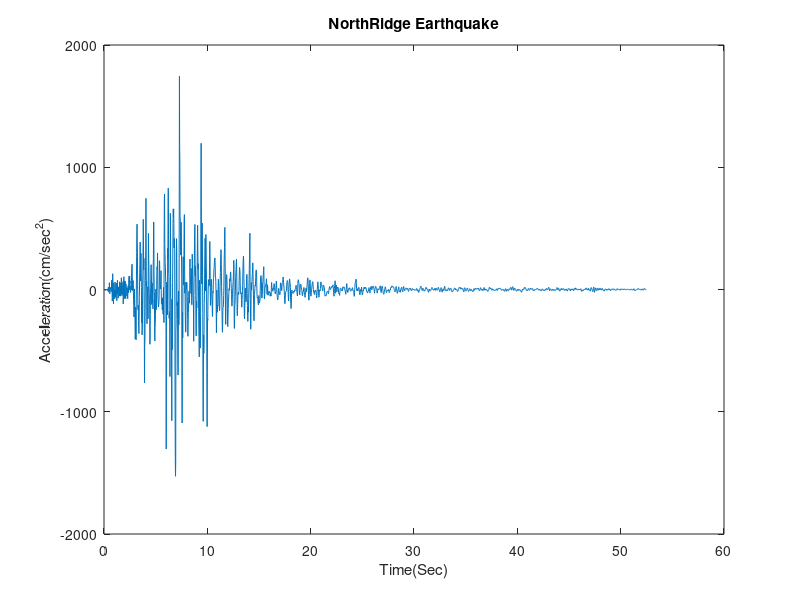

Recreate this plot in MATLAB.
%1994 Northbridge Earthquake
%Time(sec)vs Acceleration in cm/sec^2
Acceleration=[0	-3.004
0.02	-3.425
0.04	-5.664
0.06	-5.234
0.08	-4.409
0.1	-2.501
0.12	-0.315
0.14	-6.961
0.16	-1.645
0.18	0.432
0.2	-3.208
0.22	-4.252
0.24	-1.044
0.26	0.726
0.28	-4.509
0.3	2.699
0.32	3.47
0.34	-5.572
0.36	-12.333
0.38	-13.562
0.4	0.783
0.42	18.589
0.44	1.28
0.46	-19.365
0.48	-22.271
0.5	-1.036
0.52	55.981
0.54	12.662
0.56	-34.327
0.58	-16.896
0.6	5.214
0.62	17.471
0.64	3.474
0.66	-0.985
0.68	-14.385
0.7	-16.706
0.72	3.141
0.74	76.309
0.76	75.552
0.78	-34.146
0.8	-94.645
0.82	-65.1
0.84	129.011
0.86	35.067
0.88	-10.067
0.9	-82.986
0.92	-117.399
0.94	54.572
0.96	2.199
0.98	4.736
1	-58.309
1.02	-8.34
1.04	-75.818
1.06	53.036
1.08	61.238
1.1	1.71
1.12	-63.201
1.14	-53.889
1.16	-2.932
1.18	-14.628
1.2	50.962
1.22	44.061
1.24	-91.559
1.26	44.42
1.28	-38.117
1.3	75.864
1.32	4.598
1.34	-16.918
1.36	19.148
1.38	-70.402
1.4	21.31
1.42	17.763
1.44	-7.481
1.46	-32.558
1.48	-52.247
1.5	11.349
1.52	63.394
1.54	-54.565
1.56	53.292
1.58	20.962
1.6	-13.291
1.62	-53.741
1.64	1.349
1.66	-38.577
1.68	96.264
1.7	-34.017
1.72	48.859
1.74	-11.2
1.76	-49.05
1.78	-1.022
1.8	27.042
1.82	4.44
1.84	63.339
1.86	-117.455
1.88	-43.607
1.9	19.493
1.92	104.545
1.94	26.997
1.96	-47.347
1.98	-74.118
2	70.995
2.02	17.32
2.04	68.367
2.06	3.554
2.08	-5.592
2.1	-75.184
2.12	46.6
2.14	24.485
2.16	20.095
2.18	14.445
2.2	-31.465
2.22	-53.148
2.24	14.258
2.26	-59.886
2.28	-70.255
2.3	-75.017
2.32	13.148
2.34	31.181
2.36	-26.884
2.38	16.119
2.4	42.869
2.42	107.6
2.44	-3.458
2.46	80.564
2.48	110.627
2.5	57.642
2.52	70.928
2.54	-20.24
2.56	-23.333
2.58	-19.956
2.6	-9.099
2.62	29.185
2.64	-3.669
2.66	76.124
2.68	159.374
2.7	202.501
2.72	206.562
2.74	103.616
2.76	20.615
2.78	-9.825
2.8	45.728
2.82	73.467
2.84	-5.225
2.86	-80.542
2.88	-129.801
2.9	-223.862
2.92	-168.458
2.94	5.133
2.96	-148.11
2.98	-206.48
3	-248.022
3.02	-404.494
3.04	-376.258
3.06	-144.033
3.08	-238.969
3.1	-412.273
3.12	-102.063
3.14	94.202
3.16	300.614
3.18	480.283
3.2	534.615
3.22	381.356
3.24	268.076
3.26	-18.851
3.28	-143.102
3.3	-165.374
3.32	-126.659
3.34	-252.498
3.36	-320.124
3.38	-360.243
3.4	-226.658
3.42	-64.652
3.44	52.86
3.46	139.162
3.48	207.355
3.5	388.412
3.52	94.978
3.54	70.373
3.56	216.628
3.58	295.864
3.6	135.314
3.62	16.91
3.64	-273.319
3.66	-94.187
3.68	-371.196
3.7	-348.283
3.72	-274.384
3.74	35.162
3.76	124.437
3.78	358.388
3.8	573.811
3.82	402.395
3.84	160.846
3.86	254.366
3.88	-7.447
3.9	-333.422
3.92	-764.836
3.94	-448.376
3.96	-421.553
3.98	-177.273
4	72.834
4.02	188.804
4.04	318.975
4.06	745.764
4.08	281.809
4.1	26.923
4.12	66.804
4.14	-82.974
4.16	-280.587
4.18	-42.937
4.2	-43.494
4.22	-25.923
4.24	22.392
4.26	-239.922
4.28	176.441
4.3	458.926
4.32	298.11
4.34	199.066
4.36	28.002
4.38	-23.497
4.4	-124.985
4.42	-131.637
4.44	-448.053
4.46	-406.839
4.48	-135.886
4.5	-42.908
4.52	28.964
4.54	157.913
4.56	203.296
4.58	133.538
4.6	40.963
4.62	-123.612
4.64	-12.846
4.66	53.813
4.68	14.101
4.7	-94.927
4.72	-88.234
4.74	-158.533
4.76	191.508
4.78	254.807
4.8	551.626
4.82	550.722
4.84	149.546
4.86	-31.542
4.88	-28.705
4.9	-360.406
4.92	-421.124
4.94	-310.437
4.96	-280.171
4.98	-205.953
5	-112.603
5.02	3.8
5.04	-167.228
5.06	-149.73
5.08	-139.966
5.1	35.788
5.12	173.781
5.14	185.818
5.16	169.254
5.18	299.134
5.2	102.915
5.22	-52.554
5.24	-88.964
5.26	-127.899
5.28	-143.677
5.3	-121.039
5.32	-98.562
5.34	-39.145
5.36	235.852
5.38	232.127
5.4	146.441
5.42	41.417
5.44	5.957
5.46	4.258
5.48	43.936
5.5	65.961
5.52	154.076
5.54	-19.503
5.56	-119.221
5.58	-110.72
5.6	-81.528
5.62	-71.37
5.64	-165.612
5.66	-69.281
5.68	-68.112
5.7	-153.225
5.72	-202.639
5.74	-51.906
5.76	18.187
5.78	-174.023
5.8	-270.431
5.82	368.108
5.84	747.379
5.86	781.354
5.88	376.797
5.9	300.006
5.92	221.194
5.94	183.259
5.96	103.3
5.98	40.376
6	-254.439
6.02	-1305.325
6.04	-369.283
6.06	58.624
6.08	-179.219
6.1	47.156
6.12	-139.894
6.14	-208.268
6.16	336.01
6.18	249.846
6.2	676.559
6.22	829.275
6.24	546.868
6.26	130.208
6.28	107.468
6.3	-235.503
6.32	-218.759
6.34	-180.296
6.36	-213.99
6.38	-712.027
6.4	-190.211
6.42	623.166
6.44	359.68
6.46	-71.906
6.48	-83.035
6.5	-175.726
6.52	-357.131
6.54	-577.399
6.56	-1073.125
6.58	-78.758
6.6	-492.459
6.62	-326.496
6.64	55.874
6.66	298.979
6.68	538.6
6.7	659.657
6.72	594.519
6.74	659.198
6.76	541.296
6.78	340.079
6.8	417.83
6.82	379.811
6.84	333.124
6.86	-307.472
6.88	-972.459
6.9	-1391.105
6.92	-1527.709
6.94	-1411.372
6.96	-337.358
6.98	-283.588
7	255.095
7.02	416.145
7.04	311.539
7.06	-12.326
7.08	-132.753
7.1	-100.992
7.12	-243.45
7.14	-563.973
7.16	-700.103
7.18	-671.115
7.2	-257.11
7.22	-12.019
7.24	-290.643
7.26	-231.892
7.28	697.773
7.3	1744.533
7.32	1162.303
7.34	1057.632
7.36	593.765
7.38	576.044
7.4	417.184
7.42	281.368
7.44	418.241
7.46	551.467
7.48	478.55
7.5	280.541
7.52	103.02
7.54	-615.588
7.56	-1092.167
7.58	-401.623
7.6	-186.6
7.62	-396.13
7.64	16.799
7.66	268.169
7.68	37.746
7.7	49.424
7.72	116.337
7.74	342.993
7.76	580.76
7.78	612.925
7.8	210.18
7.82	-30.434
7.84	59.518
7.86	-170.074
7.88	-291.437
7.9	-349.382
7.92	-332.588
7.94	-94.462
7.96	61.031
7.98	8.676
8	44.468
8.02	56.176
8.04	13.089
8.06	-57.896
8.08	-166.931
8.1	-244.76
8.12	-382.715
8.14	-265.868
8.16	-186.522
8.18	-152.16
8.2	-59.718
8.22	-14.092
8.24	-50.282
8.26	-96.779
8.28	-112.159
8.3	87.516
8.32	249.4
8.34	128.219
8.36	91.182
8.38	62.906
8.4	19.854
8.42	-33.201
8.44	172.063
8.46	85.809
8.48	-64.517
8.5	-124.513
8.52	5.219
8.54	288.98
8.56	204.56
8.58	121.274
8.6	23.007
8.62	-64.086
8.64	-81.09
8.66	-152.864
8.68	-423.348
8.7	-48.094
8.72	115.068
8.74	213.902
8.76	391.088
8.78	513.61
8.8	532.351
8.82	112.432
8.84	193.266
8.86	160.222
8.88	-50.676
8.9	-293.055
8.92	-379.068
8.94	-239.218
8.96	-94.096
8.98	-150.345
9	-24.376
9.02	222.355
9.04	403.039
9.06	525.095
9.08	333.432
9.1	165.704
9.12	212.198
9.14	31.046
9.16	-181.131
9.18	-329.997
9.2	-386.21
9.22	-551.148
9.24	75.172
9.26	-279.264
9.28	-391.266
9.3	-421.589
9.32	-479.473
9.34	-307.143
9.36	-52.287
9.38	859.863
9.4	1196.323
9.42	641.861
9.44	229.144
9.46	46.874
9.48	297.904
9.5	544.227
9.52	339.927
9.54	114.324
9.56	-197.75
9.58	-808.068
9.6	-1078.999
9.62	-631.345
9.64	-370.768
9.66	-523.47
9.68	-365.852
9.7	-116.121
9.72	-51.618
9.74	126.844
9.76	265.08
9.78	418.319
9.8	370.261
9.82	-11.95
9.84	318.688
9.86	449.666
9.88	345.706
9.9	174.804
9.92	88.056
9.94	-243.536
9.96	-791.885
9.98	-1121.363
10	-671.335
10.02	-237.728
10.04	-252.853
10.06	-101.267
10.08	-2.414
10.1	57.349
10.12	80.652
10.14	72.148
10.16	70.72
10.18	30.876
10.2	88.37
10.22	294.799
10.24	392.724
10.26	273.904
10.28	20.75
10.3	-129.947
10.32	-127.846
10.34	-80.737
10.36	82.45
10.38	76.384
10.4	81.091
10.42	14.468
10.44	-45.148
10.46	-87.006
10.48	-180.891
10.5	-220.887
10.52	-110.962
10.54	-16.531
10.56	-25.776
10.58	61.407
10.6	91.553
10.62	101.416
10.64	170.659
10.66	179.269
10.68	225.541
10.7	251.967
10.72	251.568
10.74	257.902
10.76	193.794
10.78	109.797
10.8	101.643
10.82	65.229
10.84	-11.335
10.86	-188.932
10.88	-354.784
10.9	-221.337
10.92	-5.162
10.94	-171.043
10.96	-186.714
10.98	-162.6
11	-129.041
11.02	-134.571
11.04	-88.916
11.06	83.978
11.08	76.499
11.1	27.516
11.12	-37.164
11.14	-99.036
11.16	-136.723
11.18	-173.15
11.2	-155.503
11.22	-46.166
11.24	59.903
11.26	138.331
11.28	205.982
11.3	283.893
11.32	325.962
11.34	295.625
11.36	151.104
11.38	22.323
11.4	-61.864
11.42	-176.543
11.44	-288.766
11.46	-349.97
11.48	-292.506
11.5	-170.254
11.52	-146.098
11.54	-143.633
11.56	-126.393
11.58	-49.364
11.6	20.471
11.62	173.015
11.64	276.439
11.66	342.644
11.68	499.86
11.7	508.32
11.72	233.443
11.74	77.274
11.76	-234.495
11.78	-285.31
11.8	-121.239
11.82	29.698
11.84	109.869
11.86	119.875
11.88	121.612
11.9	72.328
11.92	-16.801
11.94	-142.864
11.96	-289.765
11.98	-303.333
12	-227.849
12.02	-156.765
12.04	-74.628
12.06	-80.119
12.08	-31.035
12.1	7.225
12.12	-7.048
12.14	-0.526
12.16	80.31
12.18	88.802
12.2	68.645
12.22	101.719
12.24	141.617
12.26	144.049
12.28	101.59
12.3	47.178
12.32	6.204
12.34	-40.588
12.36	-96.39
12.38	-136.11
12.4	-115.271
12.42	-61.859
12.44	-43.21
12.46	17.782
12.48	43.72
12.5	65.28
12.52	112.029
12.54	160.221
12.56	238.555
12.58	162.777
12.6	-264.667
12.62	-318.263
12.64	-226.112
12.66	-129.374
12.68	-111.196
12.7	-58.655
12.72	-11.003
12.74	99.602
12.76	141.661
12.78	173.896
12.8	216.958
12.82	246.903
12.84	161.01
12.86	21.542
12.88	-174.632
12.9	-214.746
12.92	-170.396
12.94	-112.242
12.96	-53.719
12.98	-21.596
13	-23.279
13.02	-36.776
13.04	-40.308
13.06	-14.121
13.08	73.627
13.1	158.012
13.12	180.179
13.14	165.865
13.16	146.928
13.18	54.658
13.2	-10.676
13.22	-25.831
13.24	-35.704
13.26	-34.495
13.28	-26.086
13.3	-81.313
13.32	-139.19
13.34	-144.837
13.36	-91.665
13.38	-46.937
13.4	-9.578
13.42	33.779
13.44	153.127
13.46	218.44
13.48	258.143
13.5	273.848
13.52	224.482
13.54	99.884
13.56	3.878
13.58	-211.374
13.6	-239.427
13.62	-156.586
13.64	-91.128
13.66	-19.029
13.68	10.798
13.7	-60.577
13.72	-54.3
13.74	-101.015
13.76	-86.498
13.78	22.545
13.8	93.419
13.82	123.928
13.84	116.254
13.86	-31.199
13.88	-131.621
13.9	-220.71
13.92	-260.603
13.94	-199.412
13.96	-173.11
13.98	-184.507
14	-71.817
14.02	13.396
14.04	84.278
14.06	162.54
14.08	254.394
14.1	401.194
14.12	460.219
14.14	-3.025
14.16	-79.6
14.18	-226.844
14.2	-325.165
14.22	-218.663
14.24	-3.217
14.26	55.382
14.28	-4.904
14.3	30.871
14.32	63.079
14.34	104.633
14.36	129.062
14.38	176.074
14.4	218.105
14.42	133.64
14.44	37.735
14.46	-43.345
14.48	-120.265
14.5	-226.558
14.52	-255.879
14.54	-196.193
14.56	-40.923
14.58	-21.066
14.6	10.052
14.62	34.611
14.64	29.131
14.66	44.857
14.68	98.192
14.7	153.33
14.72	159.565
14.74	159.504
14.76	152.534
14.78	62.606
14.8	-20
14.82	-59.715
14.84	-70.125
14.86	-63.831
14.88	-74.819
14.9	-98.887
14.92	-114.785
14.94	-123.184
14.96	-126.457
14.98	-49.21
15	-76.668
15.02	-110.937
15.04	-105.883
15.06	-106.037
15.08	-96.427
15.1	-80.572
15.12	-5.598
15.14	68.102
15.16	105.946
15.18	112.589
15.2	113.07
15.22	96.457
15.24	28.542
15.26	-68.59
15.28	-69.339
15.3	-69.615
15.32	-40.206
15.34	34.978
15.36	58.556
15.38	59.42
15.4	118.629
15.42	122.391
15.44	153.932
15.46	186.594
15.48	102.897
15.5	-11.438
15.52	-77.504
15.54	-70.039
15.56	-33.954
15.58	6.662
15.6	27.951
15.62	27.423
15.64	27.297
15.66	42.525
15.68	40.328
15.7	61.418
15.72	87.704
15.74	60.184
15.76	-17.06
15.78	-39.846
15.8	-19.739
15.82	38.222
15.84	18.475
15.86	-22.006
15.88	-47.502
15.9	-42.535
15.92	-30.528
15.94	-27.625
15.96	-15.147
15.98	-25.931
16	-28.745
16.02	-21.58
16.04	-18.81
16.06	-34.745
16.08	-54.625
16.1	-48.86
16.12	-27.451
16.14	-31.033
16.16	-53.468
16.18	-32.062
16.2	18.215
16.22	57.239
16.24	27.655
16.26	8.044
16.28	10.202
16.3	10.063
16.32	-3.178
16.34	-14.919
16.36	-10.59
16.38	8.003
16.4	6.006
16.42	12.501
16.44	30.651
16.46	47.708
16.48	41.307
16.5	18.296
16.52	-7.145
16.54	-15.894
16.56	-31.028
16.58	-36.725
16.6	-32.02
16.62	-18.724
16.64	18.329
16.66	52.942
16.68	68.954
16.7	46.722
16.72	1.399
16.74	-33.578
16.76	-56.208
16.78	-65.925
16.8	-85.045
16.82	-83.324
16.84	-72.99
16.86	-50.372
16.88	-8.073
16.9	8.796
16.92	-7.029
16.94	-17.293
16.96	-21.419
16.98	-31.482
17	-38.903
17.02	-42.877
17.04	-33.635
17.06	13.106
17.08	54.785
17.1	52.058
17.12	44.685
17.14	40.971
17.16	20.677
17.18	-2.92
17.2	-9.078
17.22	23.326
17.24	47.387
17.26	54.367
17.28	58.357
17.3	68.931
17.32	91.659
17.34	102.615
17.36	82.789
17.38	54.863
17.4	37.073
17.42	10.802
17.44	-12.418
17.46	-49.406
17.48	-87.837
17.5	-115.156
17.52	-114.394
17.54	-74.671
17.56	-26.354
17.58	-21.529
17.6	-21.669
17.62	-13.566
17.64	-11.431
17.66	-5.409
17.68	28.039
17.7	58.052
17.72	69.066
17.74	73.578
17.76	65.19
17.78	59.17
17.8	29.201
17.82	-24.655
17.84	-68.728
17.86	-93.578
17.88	-71.911
17.9	5.307
17.92	44.217
17.94	76.557
17.96	86.552
17.98	77.106
18	56.511
18.02	46.91
18.04	16.921
18.06	-77.693
18.08	-116.933
18.1	-155.882
18.12	-142.864
18.14	-65.898
18.16	-18.554
18.18	-4.601
18.2	-15.168
18.22	-24.964
18.24	-27.978
18.26	-23.13
18.28	-29.64
18.3	-32.181
18.32	-23.792
18.34	-13.859
18.36	-14.026
18.38	-21.975
18.4	-19.439
18.42	-18.093
18.44	-12.515
18.46	-4.393
18.48	-9.428
18.5	0.579
18.52	9.499
18.54	17.827
18.56	25.05
18.58	32.124
18.6	33.887
18.62	-0.917
18.64	-10.959
18.66	-15.775
18.68	-26.61
18.7	-44.564
18.72	-52.716
18.74	-13.287
18.76	48.033
18.78	70.87
18.8	80.223
18.82	77.187
18.84	62.78
18.86	52.952
18.88	45.002
18.9	-1.164
18.92	-35.15
18.94	-44.833
18.96	-25.491
18.98	7.222
19	31.415
19.02	43.924
19.04	41.146
19.06	39.354
19.08	28.153
19.1	15.292
19.12	2.811
19.14	-8.729
19.16	-18.099
19.18	-41.964
19.2	-51.023
19.22	-43.923
19.24	-25.474
19.26	-16.349
19.28	-18.155
19.3	-15.627
19.32	4.5
19.34	16.511
19.36	14.814
19.38	-14.884
19.4	-42.237
19.42	-44.948
19.44	-51.65
19.46	-64.133
19.48	-48.025
19.5	-18.457
19.52	-6.369
19.54	3.464
19.56	11.9
19.58	-7.087
19.6	-18.376
19.62	6.083
19.64	24.326
19.66	40.526
19.68	70.615
19.7	92.269
19.72	96.067
19.74	87.045
19.76	51.578
19.78	-10.761
19.8	-60.462
19.82	-87.192
19.84	-86.563
19.86	-41.238
19.88	32.539
19.9	48.447
19.92	73.113
19.94	78.799
19.96	51.168
19.98	-5.914
20	-39.874
20.02	-51.567
20.04	-54.817
20.06	-21.532
20.08	-1.129
20.1	5.131
20.12	27.707
20.14	37.74
20.16	55.879
20.18	61.331
20.2	64.204
20.22	52.88
20.24	27.685
20.26	1.112
20.28	-21.791
20.3	-6.043
20.32	-13.054
20.34	-29.278
20.36	-40.76
20.38	-33.351
20.4	-19.083
20.42	-13.311
20.44	-14.562
20.46	-4.064
20.48	-3.894
20.5	-8.382
20.52	-22.122
20.54	-37.042
20.56	-48.694
20.58	-68.725
20.6	-50.847
20.62	-21.696
20.64	-0.906
20.66	29.277
20.68	51.858
20.7	62.633
20.72	40.229
20.74	10.602
20.76	-23.077
20.78	-48.389
20.8	-63.141
20.82	-45.239
20.84	-12.718
20.86	-3.918
20.88	-2.799
20.9	-11.035
20.92	-10.179
20.94	6.692
20.96	34.498
20.98	61.988
21	61.798
21.02	50.845
21.04	43.339
21.06	38.122
21.08	27.745
21.1	15.768
21.12	9.895
21.14	-2.608
21.16	-10.371
21.18	-10.772
21.2	16.666
21.22	36.601
21.24	34.376
21.26	30.027
21.28	28.804
21.3	20.708
21.32	15.764
21.34	-4.803
21.36	-32.721
21.38	-47.485
21.4	-53.933
21.42	-48.157
21.44	-50.159
21.46	-50.934
21.48	-52.457
21.5	-47.796
21.52	-34.916
21.54	-22.591
21.56	-20.542
21.58	-21.32
21.6	-17.538
21.62	-18.173
21.64	-15.245
21.66	-13.702
21.68	-22.28
21.7	-31.969
21.72	-34.703
21.74	-26.745
21.76	-10.419
21.78	2.84
21.8	10.742
21.82	21.664
21.84	23.977
21.86	11.892
21.88	2.908
21.9	0.377
21.92	1.008
21.94	4.457
21.96	8.668
21.98	12.142
22	19.804
22.02	17.158
22.04	18.743
22.06	26.282
22.08	20.696
22.1	23.18
22.12	24.831
22.14	32.784
22.16	38.108
22.18	23.369
22.2	-3.25
22.22	-25.331
22.24	-42.959
22.26	-54.681
22.28	-32.168
22.3	9.981
22.32	31.342
22.34	51.529
22.36	71.304
22.38	64.336
22.4	-27.742
22.42	-30.837
22.44	-9.108
22.46	24.239
22.48	37.113
22.5	23.67
22.52	1.799
22.54	-18.532
22.56	2.356
22.58	20.024
22.6	16.998
22.62	11.443
22.64	11.962
22.66	15.768
22.68	7.725
22.7	-22.608
22.72	-33.792
22.74	-34.099
22.76	-31.114
22.78	-37.65
22.8	-48.245
22.82	-30.678
22.84	-6.018
22.86	8.839
22.88	11.958
22.9	11.98
22.92	11.091
22.94	6.342
22.96	-5.483
22.98	-9.386
23	-7.584
23.02	-9.865
23.04	-7.482
23.06	-9.79
23.08	-11.354
23.1	15.762
23.12	22.423
23.14	19.272
23.16	16.43
23.18	13.892
23.2	10.21
23.22	10.441
23.24	18.789
23.26	17.091
23.28	9.356
23.3	0.39
23.32	-10.338
23.34	-13.939
23.36	-13.276
23.38	-31.873
23.4	-38.977
23.42	-23.78
23.44	1.139
23.46	21.897
23.48	42.065
23.5	48.451
23.52	8.296
23.54	-1.17
23.56	-12.254
23.58	-23.008
23.6	-24.153
23.62	-17.69
23.64	-4.882
23.66	3.656
23.68	4.419
23.7	10.521
23.72	7.511
23.74	2.957
23.76	6.821
23.78	14.251
23.8	9.805
23.82	-5.667
23.84	-11.099
23.86	-13.363
23.88	-13.732
23.9	-11.119
23.92	-10.307
23.94	-4.33
23.96	0.294
23.98	-2.228
24	1.031
24.02	10.328
24.04	15.056
24.06	10.88
24.08	-6.585
24.1	-5.628
24.12	-7.262
24.14	-11.121
24.16	-11.688
24.18	-21.588
24.2	-47.35
24.22	-55.941
24.24	-26.796
24.26	-1.931
24.28	18.245
24.3	47.641
24.32	56.782
24.34	59.697
24.36	69.97
24.38	82.821
24.4	85.323
24.42	51.705
24.44	9.893
24.46	-5.509
24.48	-10.296
24.5	2.701
24.52	6.732
24.54	-2.546
24.56	-9.958
24.58	-6.812
24.6	2.027
24.62	9.937
24.64	16.506
24.66	17.324
24.68	12.114
24.7	-3.577
24.72	-25.32
24.74	-39.128
24.76	-43.793
24.78	-42.327
24.8	-19.765
24.82	-1.415
24.84	0.204
24.86	-7.762
24.88	-15.772
24.9	-14.088
24.92	20.357
24.94	8.463
24.96	-18.368
24.98	-35.955
25	-44.771
25.02	-42.397
25.04	-32.039
25.06	-16.275
25.08	-5.886
25.1	-11.176
25.12	-3.524
25.14	11.14
25.16	15.863
25.18	19.75
25.2	6.6
25.22	8.133
25.24	9.365
25.26	6.992
25.28	12.891
25.3	16.47
25.32	18.721
25.34	10.88
25.36	11.081
25.38	8.699
25.4	-5.028
25.42	-14.546
25.44	-13.015
25.46	-16.455
25.48	-27.456
25.5	-26.08
25.52	-23.905
25.54	-18.63
25.56	-9.853
25.58	-11.099
25.6	-11.924
25.62	7.41
25.64	15.5
25.66	8.746
25.68	-3.4
25.7	-16.849
25.72	-26.136
25.74	-28.992
25.76	-14.801
25.78	-0.294
25.8	14.277
25.82	21.545
25.84	25.28
25.86	26.206
25.88	9.254
25.9	-2.556
25.92	0.408
25.94	4.718
25.96	6.19
25.98	12.91
26	19.871
26.02	25.651
26.04	28.935
26.06	19.374
26.08	14.683
26.1	16.045
26.12	10.411
26.14	-0.88
26.16	-17.065
26.18	-30.471
26.2	-14.781
26.22	0.011
26.24	9.889
26.26	19.488
26.28	26.088
26.3	25.145
26.32	24.805
26.34	15.485
26.36	7.703
26.38	2.337
26.4	-8.271
26.42	-22.789
26.44	-28.955
26.46	-18.659
26.48	-6.33
26.5	5.575
26.52	6.366
26.54	1.677
26.56	0.623
26.58	0.161
26.6	-1.472
26.62	5.846
26.64	8.041
26.66	8.947
26.68	12.282
26.7	19.458
26.72	30.192
26.74	23.539
26.76	10.294
26.78	-3.624
26.8	-17.575
26.82	-24.985
26.84	-19.301
26.86	4.74
26.88	20.666
26.9	25.485
26.92	27.52
26.94	20.193
26.96	9.334
26.98	1.423
27	-11.195
27.02	-28.302
27.04	-31.991
27.06	-36.389
27.08	-39.769
27.1	-33.914
27.12	-24.41
27.14	-18.404
27.16	-3.302
27.18	5.796
27.2	17.496
27.22	22.625
27.24	18.112
27.26	4.952
27.28	-1.487
27.3	-9.597
27.32	-24.077
27.34	-26.361
27.36	-17.672
27.38	-12.629
27.4	-6.132
27.42	-6.764
27.44	-6.225
27.46	-9.566
27.48	-8.103
27.5	-8.35
27.52	-2.118
27.54	2.092
27.56	-1.898
27.58	-21.336
27.6	-24.263
27.62	-24.092
27.64	-17.176
27.66	-8.897
27.68	-3.867
27.7	-3.019
27.72	-4.353
27.74	12.529
27.76	18.325
27.78	16.355
27.8	16.833
27.82	15.991
27.84	19.27
27.86	29.6
27.88	29.788
27.9	24.854
27.92	21.786
27.94	24.037
27.96	22.575
27.98	20.381
28	17.688
28.02	20.522
28.04	17.96
28.06	10.773
28.08	1.106
28.1	-7.271
28.12	-15.028
28.14	-17.145
28.16	-18.325
28.18	-18.664
28.2	-14.047
28.22	-8.151
28.24	6.382
28.26	20.725
28.28	24.829
28.3	6.757
28.32	-6.036
28.34	-12.943
28.36	-23.137
28.38	-30.045
28.4	-30.783
28.42	-17.299
28.44	-11.989
28.46	-3.043
28.48	7.989
28.5	15.81
28.52	22.326
28.54	16.878
28.56	-13.573
28.58	-17.6
28.6	-18.032
28.62	-13.843
28.64	-14.478
28.66	-21.495
28.68	-22.065
28.7	-3.594
28.72	2.321
28.74	5.965
28.76	8.799
28.78	13.18
28.8	18.971
28.82	17.501
28.84	-5.684
28.86	-7.512
28.88	-12.282
28.9	-17.516
28.92	-17.953
28.94	-4.836
28.96	7.514
28.98	24.179
29	23.789
29.02	16.609
29.04	7.537
29.06	-1.117
29.08	-6.218
29.1	-10.381
29.12	0.191
29.14	2.469
29.16	3.607
29.18	6.352
29.2	6.285
29.22	10.851
29.24	13.471
29.26	6.285
29.28	2.269
29.3	1.612
29.32	1.427
29.34	4.283
29.36	7.48
29.38	9.636
29.4	1.722
29.42	-4.555
29.44	-7.75
29.46	-11.874
29.48	-15.272
29.5	-11.204
29.52	-0.646
29.54	8.574
29.56	8.311
29.58	8.005
29.6	7.969
29.62	11.257
29.64	10.874
29.66	4.121
29.68	-2.09
29.7	-2.328
29.72	-2.356
29.74	-4.978
29.76	-9.746
29.78	-7.782
29.8	-3.713
29.82	7.338
29.84	8.794
29.86	6.212
29.88	2.418
29.9	1.456
29.92	-0.437
29.94	-3.809
29.96	-1.678
29.98	0.968
30	0.091
30.02	-0.784
30.04	-4.285
30.06	-6.242
30.08	-2.84
30.1	-1.479
30.12	-3.684
30.14	-4.571
30.16	-4.599
30.18	-4.647
30.2	-4.392
30.22	-1.903
30.24	2.568
30.26	8.439
30.28	5.662
30.3	-4.113
30.32	-10.212
30.34	-12.877
30.36	-9.752
30.38	-2.123
30.4	-3.997
30.42	-12.669
30.44	-19.471
30.46	-23.339
30.48	-20.519
30.5	-10.5
30.52	1.084
30.54	1.545
30.56	2.604
30.58	5.716
30.6	11.115
30.62	15.871
30.64	22.446
30.66	27.747
30.68	23.72
30.7	17.979
30.72	9.17
30.74	1.56
30.76	-3.641
30.78	-7.389
30.8	-8.052
30.82	-0.67
30.84	4.557
30.86	11.39
30.88	6.297
30.9	-0.918
30.92	-1.475
30.94	-8.038
30.96	-11.32
30.98	-10.349
31	-13.087
31.02	-8.213
31.04	-8.957
31.06	-10.253
31.08	0.307
31.1	4.38
31.12	6.789
31.14	12.705
31.16	17.959
31.18	17.648
31.2	12.972
31.22	4.45
31.24	4.799
31.26	3.242
31.28	3.324
31.3	2.044
31.32	-1.05
31.34	-3.101
31.36	-11.415
31.38	-18.984
31.4	-22.912
31.42	-17.191
31.44	-10.285
31.46	-4.614
31.48	4.648
31.5	-1.301
31.52	-7.857
31.54	-10.789
31.56	-13.478
31.58	-7.441
31.6	-7.268
31.62	-7.627
31.64	0.054
31.66	0.283
31.68	1.914
31.7	9.629
31.72	15.849
31.74	15.281
31.76	15.191
31.78	9.41
31.8	4.993
31.82	3.108
31.84	1.33
31.86	-4.112
31.88	-3.167
31.9	-5.671
31.92	0.482
31.94	-0.795
31.96	-2.386
31.98	-1.673
32	4.226
32.02	10.079
32.04	10.133
32.06	-3.183
32.08	-7.064
32.1	-2.016
32.12	4.435
32.14	8.636
32.16	11.261
32.18	10.281
32.2	0.257
32.22	-5.494
32.24	-6.767
32.26	-5.039
32.28	-3.324
32.3	-0.509
32.32	5.434
32.34	16.577
32.36	18.068
32.38	11.778
32.4	5.801
32.42	3.101
32.44	-1.027
32.46	-7.502
32.48	-18.189
32.5	-19.101
32.52	-14.348
32.54	-8.029
32.56	-3.435
32.58	2.149
32.6	8.252
32.62	15.588
32.64	8.266
32.66	1.922
32.68	-3.679
32.7	-12.591
32.72	-20.356
32.74	-21.513
32.76	-5.045
32.78	-0.737
32.8	4.553
32.82	5.805
32.84	4.27
32.86	-2.623
32.88	-9.169
32.9	-1.286
32.92	9.721
32.94	19.827
32.96	25.68
32.98	25.146
33	12.368
33.02	-1.007
33.04	-7.612
33.06	-7.374
33.08	-10.794
33.1	-12.594
33.12	-10.448
33.14	-7.138
33.16	-1.656
33.18	-1.063
33.2	-6.503
33.22	-9.37
33.24	-10.193
33.26	-7.878
33.28	-4.299
33.3	2.309
33.32	13.714
33.34	11.62
33.36	9.697
33.38	7.562
33.4	7.1
33.42	1.823
33.44	-6.142
33.46	-8.225
33.48	-0.287
33.5	6.715
33.52	8.08
33.54	8.034
33.56	10.229
33.58	8.065
33.6	1.36
33.62	-3.56
33.64	-10.023
33.66	-16.088
33.68	-19.354
33.7	-19.453
33.72	-16.765
33.74	-13.894
33.76	-14.731
33.78	-11.545
33.8	-6.103
33.82	-3.702
33.84	-2.886
33.86	-2.667
33.88	2.116
33.9	9.397
33.92	13.063
33.94	9.166
33.96	5.861
33.98	7.652
34	7.546
34.02	-3.157
34.04	-3.231
34.06	0.861
34.08	3.856
34.1	0.562
34.12	-0.598
34.14	-0.455
34.16	-4.493
34.18	-11.25
34.2	-15.519
34.22	-15.731
34.24	-12.367
34.26	-10.69
34.28	-9.265
34.3	-0.391
34.32	6.069
34.34	12.856
34.36	14.824
34.38	16.613
34.4	17.749
34.42	14.56
34.44	11.258
34.46	15.632
34.48	16.757
34.5	12.09
34.52	5.045
34.54	1.372
34.56	2.36
34.58	6.813
34.6	9.868
34.62	11.915
34.64	12.186
34.66	6.853
34.68	5.575
34.7	7.581
34.72	5.851
34.74	2.797
34.76	-4.906
34.78	-12.108
34.8	-17.448
34.82	-18.842
34.84	-15.441
34.86	1.737
34.88	10.934
34.9	14.239
34.92	12.714
34.94	8.484
34.96	0.774
34.98	-5.216
35	-10.945
35.02	-13.29
35.04	-12.359
35.06	-6.363
35.08	0.972
35.1	3.924
35.12	5.862
35.14	10.26
35.16	12.177
35.18	12.079
35.2	2.602
35.22	-2.446
35.24	-8.358
35.26	-11.545
35.28	-15.531
35.3	-9.389
35.32	-8.993
35.34	-6.595
35.36	-3.86
35.38	-1.123
35.4	6.318
35.42	6.333
35.44	-0.827
35.46	-7.945
35.48	-10.221
35.5	-10.862
35.52	-6.546
35.54	1.235
35.56	-0.807
35.58	-5.074
35.6	-7.996
35.62	-7.142
35.64	-9.98
35.66	-13.49
35.68	-17.342
35.7	-15.228
35.72	-15.237
35.74	-9.833
35.76	-1.617
35.78	5.525
35.8	7.336
35.82	5.034
35.84	-3.553
35.86	-6.506
35.88	-3.754
35.9	1.88
35.92	7.569
35.94	10.43
35.96	8.221
35.98	5.463
36	5.166
36.02	5.651
36.04	6.262
36.06	3.919
36.08	2.662
36.1	2.633
36.12	6.596
36.14	9.401
36.16	9.389
36.18	6.477
36.2	8.911
36.22	11.289
36.24	7.685
36.26	0.494
36.28	-3.477
36.3	-5.384
36.32	-7.15
36.34	-8.53
36.36	-9.89
36.38	-4.98
36.4	10.177
36.42	13.831
36.44	14.827
36.46	12.06
36.48	5.336
36.5	3.276
36.52	1.179
36.54	-4.626
36.56	-4.948
36.58	-4.132
36.6	0.207
36.62	2.065
36.64	-2.82
36.66	-9.895
36.68	-9.452
36.7	-5.108
36.72	1.853
36.74	8.61
36.76	14.116
36.78	16.388
36.8	11.511
36.82	-4.384
36.84	-4.41
36.86	-3.329
36.88	-0.6
36.9	1.799
36.92	4.417
36.94	3.5
36.96	-4.091
36.98	-4.607
37	-1.667
37.02	1.055
37.04	-2.591
37.06	-6.816
37.08	-7.458
37.1	-8.745
37.12	-11.455
37.14	-15.578
37.16	-15.854
37.18	-10.42
37.2	-6.255
37.22	-1.907
37.24	3.208
37.26	6.927
37.28	13.546
37.3	18.197
37.32	17.923
37.34	9.723
37.36	2.956
37.38	4.788
37.4	11.125
37.42	11.777
37.44	10.526
37.46	9.132
37.48	6.311
37.5	2.068
37.52	-5.651
37.54	-6.127
37.56	-1.54
37.58	4.794
37.6	5.737
37.62	0.832
37.64	-3.839
37.66	-0.873
37.68	-0.955
37.7	-1.797
37.72	-4.59
37.74	-6.37
37.76	-5.619
37.78	-4.753
37.8	-10.121
37.82	-6.801
37.84	-6.113
37.86	-5.227
37.88	-3.457
37.9	-3.22
37.92	-3.902
37.94	-4.854
37.96	-2.332
37.98	2.16
38	6.009
38.02	2.423
38.04	-3.849
38.06	-7.47
38.08	0.339
38.1	2.099
38.12	1.723
38.14	5.25
38.16	9.148
38.18	8.13
38.2	4.707
38.22	4.837
38.24	8.328
38.26	10.548
38.28	10.666
38.3	9.492
38.32	9.749
38.34	9.882
38.36	6.82
38.38	7.241
38.4	5.598
38.42	0.373
38.44	-2.996
38.46	-3.773
38.48	-6.608
38.5	-2.596
38.52	-2.539
38.54	-3.359
38.56	-3.237
38.58	-1.547
38.6	1.072
38.62	1.517
38.64	-2.19
38.66	-4.704
38.68	-9.314
38.7	-8.866
38.72	-9.628
38.74	-11.875
38.76	-14.515
38.78	-9.029
38.8	-3.213
38.82	2.967
38.84	6.398
38.86	5.767
38.88	-0.237
38.9	-7.048
38.92	-15.157
38.94	-9.138
38.96	-2.68
38.98	1.315
39	2.873
39.02	0.361
39.04	-1.725
39.06	-2.592
39.08	-7.973
39.1	-11.016
39.12	-10.269
39.14	-9.691
39.16	-4.999
39.18	0.568
39.2	4.407
39.22	5.103
39.24	2.272
39.26	-1.334
39.28	-1.747
39.3	3.792
39.32	11.112
39.34	16.322
39.36	14.751
39.38	13.932
39.4	13.667
39.42	9.578
39.44	1.387
39.46	-5.09
39.48	3.483
39.5	12.162
39.52	18.294
39.54	22.056
39.56	23.517
39.58	21.494
39.6	16.184
39.62	2.719
39.64	-3.332
39.66	-7.846
39.68	-4.518
39.7	2.649
39.72	6.183
39.74	11.548
39.76	8.069
39.78	5.411
39.8	1.609
39.82	-1.297
39.84	-5.377
39.86	-7.327
39.88	-6.999
39.9	-10.907
39.92	-13.894
39.94	-12.588
39.96	-7.257
39.98	-2.297
40	2.036
40.02	1.567
40.04	-0.969
40.06	-6.563
40.08	-8.65
40.1	-5.742
40.12	-0.091
40.14	2.636
40.16	-0.944
40.18	-4.748
40.2	-4.42
40.22	-3.173
40.24	-2.764
40.26	-4.826
40.28	-6.374
40.3	-5.164
40.32	-6.393
40.34	-11.565
40.36	-17.986
40.38	-19.874
40.4	-17.502
40.42	-22.433
40.44	-15.371
40.46	-8.475
40.48	1.438
40.5	3.437
40.52	0.191
40.54	-5.446
40.56	-0.02
40.58	1.335
40.6	0.504
40.62	3.379
40.64	9.546
40.66	14.615
40.68	11.979
40.7	9.936
40.72	11.549
40.74	17.46
40.76	14.263
40.78	10.74
40.8	9.592
40.82	6.28
40.84	-0.751
40.86	-4.246
40.88	-2.82
40.9	-5.904
40.92	-9.721
40.94	-12.23
40.96	-8.602
40.98	-5.89
41	-2.548
41.02	-0.55
41.04	3.532
41.06	6.537
41.08	8.003
41.1	4.566
41.12	-0.071
41.14	-7.428
41.16	-6.007
41.18	-4.912
41.2	-1.555
41.22	2.059
41.24	6.742
41.26	10.039
41.28	11.819
41.3	6.177
41.32	3.724
41.34	4.121
41.36	4.858
41.38	5.56
41.4	3.461
41.42	4.505
41.44	7.472
41.46	7.861
41.48	5.157
41.5	-2.51
41.52	-8.28
41.54	-8.158
41.56	-5.894
41.58	-2.889
41.6	-5.864
41.62	-9.805
41.64	-6.012
41.66	-1.847
41.68	-0.364
41.7	-1.525
41.72	-1.39
41.74	-1.725
41.76	-1.572
41.78	-1.705
41.8	0.204
41.82	1.61
41.84	3.912
41.86	6.055
41.88	6.433
41.9	8.893
41.92	9.36
41.94	10.87
41.96	10.467
41.98	7.913
42	-0.821
42.02	-1.862
42.04	-1.283
42.06	-0.842
42.08	-4.887
42.1	-7.027
42.12	-6.123
42.14	-0.752
42.16	1.747
42.18	-0.276
42.2	-3.004
42.22	-3.819
42.24	-3.564
42.26	-1.534
42.28	-5.324
42.3	-10.823
42.32	-11.947
42.34	-9.576
42.36	-5.526
42.38	-1.479
42.4	3.636
42.42	5.565
42.44	4.601
42.46	1.131
42.48	-2.622
42.5	-5.935
42.52	-5.275
42.54	-5.374
42.56	-8.476
42.58	-8.406
42.6	-3.814
42.62	-3.145
42.64	-2.378
42.66	-4.625
42.68	-7.954
42.7	-3.678
42.72	-1.242
42.74	2.12
42.76	3.847
42.78	4.398
42.8	6.133
42.82	7.979
42.84	6.784
42.86	-1.564
42.88	-4.288
42.9	-3.374
42.92	-1.39
42.94	5.032
42.96	10.271
42.98	10.429
43	11.038
43.02	15.329
43.04	18.125
43.06	12.943
43.08	3.511
43.1	-2.949
43.12	-10.054
43.14	-2.14
43.16	4.354
43.18	5.332
43.2	3.323
43.22	2.37
43.24	4.021
43.26	-2.562
43.28	-7.552
43.3	-8.712
43.32	-9.659
43.34	-7.57
43.36	-5.601
43.38	-6.303
43.4	-2.215
43.42	2.524
43.44	2.744
43.46	-1.815
43.48	-3.644
43.5	-1.825
43.52	-0.543
43.54	-7.238
43.56	-8.391
43.58	-4.657
43.6	-2.38
43.62	-2.52
43.64	-2.892
43.66	-2.744
43.68	-4.563
43.7	-4.235
43.72	-6.666
43.74	-4.578
43.76	0.641
43.78	3.912
43.8	6.912
43.82	9.166
43.84	16.052
43.86	12.817
43.88	9.306
43.9	5.563
43.92	-2.631
43.94	1.075
43.96	9.598
43.98	11.812
44	9.953
44.02	6.977
44.04	-2.863
44.06	-9.803
44.08	-10.975
44.1	-13.121
44.12	-8.102
44.14	-3.925
44.16	-1.429
44.18	-5.562
44.2	-5.371
44.22	-3.096
44.24	8.014
44.26	2.993
44.28	0.904
44.3	2.138
44.32	4.928
44.34	6.375
44.36	0.311
44.38	-2.706
44.4	0.409
44.42	4.479
44.44	4.724
44.46	2.509
44.48	3.741
44.5	6.175
44.52	0.801
44.54	-3.706
44.56	-5.803
44.58	-8.387
44.6	-8.02
44.62	-4.482
44.64	1.108
44.66	1.642
44.68	-0.552
44.7	-5.091
44.72	-1.477
44.74	4.097
44.76	2.76
44.78	-0.136
44.8	-8.172
44.82	-12.404
44.84	-12.634
44.86	-6.502
44.88	-2.529
44.9	2.408
44.92	6.266
44.94	7.062
44.96	7.65
44.98	6.22
45	3.515
45.02	3.376
45.04	5.024
45.06	4.142
45.08	1.138
45.1	-8.843
45.12	-9.003
45.14	-1.901
45.16	-8.519
45.18	2.938
45.2	4.016
45.22	3.813
45.24	-0.829
45.26	-1.477
45.28	1.267
45.3	4.58
45.32	4.566
45.34	-2.396
45.36	-0.108
45.38	-2.411
45.4	-2.379
45.42	-7.001
45.44	-9.457
45.46	-0.293
45.48	3.792
45.5	7.182
45.52	3.329
45.54	6.773
45.56	2.184
45.58	-0.152
45.6	3.142
45.62	4.712
45.64	13.498
45.66	5.674
45.68	3.001
45.7	1.916
45.72	1.875
45.74	5.508
45.76	5.925
45.78	2.155
45.8	-1.743
45.82	-3.507
45.84	-2.558
45.86	0.434
45.88	-0.295
45.9	1.414
45.92	-2.235
45.94	-3.392
45.96	-1.398
45.98	-0.01
46	-0.099
46.02	1.347
46.04	-3.085
46.06	2.103
46.08	-0.796
46.1	1.75
46.12	3.172
46.14	5.81
46.16	4.703
46.18	-2.195
46.2	-15.262
46.22	-13.403
46.24	-12.982
46.26	-9.938
46.28	-6.274
46.3	-5.516
46.32	-3.967
46.34	-8.784
46.36	-10.668
46.38	-10.034
46.4	-8.236
46.42	-4.553
46.44	-0.006
46.46	1.095
46.48	0.94
46.5	0.678
46.52	0.174
46.54	0.376
46.56	3.384
46.58	1.206
46.6	3.753
46.62	11.603
46.64	12.719
46.66	12.184
46.68	8.971
46.7	2.37
46.72	-1.874
46.74	-2.662
46.76	-0.066
46.78	-2.947
46.8	-4.194
46.82	0.494
46.84	4.668
46.86	9.784
46.88	10.607
46.9	4.014
46.92	-3.572
46.94	-6.824
46.96	-5.603
46.98	-5.459
47	-2.924
47.02	0.162
47.04	-10.121
47.06	-13.468
47.08	-10.059
47.1	0.246
47.12	11.732
47.14	15.925
47.16	14.95
47.18	11.717
47.2	5.059
47.22	0.802
47.24	-1.784
47.26	-9.165
47.28	-13.965
47.3	-17.205
47.32	-15.282
47.34	-6.592
47.36	9.164
47.38	19.277
47.4	19.527
47.42	13.208
47.44	-0.9
47.46	-21.207
47.48	-22.441
47.5	-11.683
47.52	-3.277
47.54	4.504
47.56	9.569
47.58	9.484
47.6	13.089
47.62	1.169
47.64	-5.822
47.66	-5.39
47.68	-8.926
47.7	-8.551
47.72	-5.293
47.74	9.1
47.76	9.551
47.78	7.208
47.8	1.885
47.82	-2.364
47.84	-4.955
47.86	-4.28
47.88	7.04
47.9	5.847
47.92	1.185
47.94	-2.152
47.96	1.456
47.98	7.5
48	12.471
48.02	10.733
48.04	5.537
48.06	-0.895
48.08	-1.77
48.1	-0.346
48.12	-3.021
48.14	-4.768
48.16	2.872
48.18	5.507
48.2	5.926
48.22	9.108
48.24	3.156
48.26	-1.872
48.28	-4.901
48.3	-6.036
48.32	-5.531
48.34	-5.162
48.36	-3.946
48.38	-9.901
48.4	-13.486
48.42	-11.957
48.44	-4.808
48.46	-1.925
48.48	1.745
48.5	3.325
48.52	1.367
48.54	4.41
48.56	3.678
48.58	-0.091
48.6	-0.826
48.62	-3.891
48.64	-6.263
48.66	-3.172
48.68	-0.321
48.7	2.611
48.72	-0.061
48.74	-4.999
48.76	-3.296
48.78	-0.491
48.8	0.083
48.82	4.155
48.84	6.422
48.86	6.637
48.88	3.479
48.9	-0.964
48.92	-0.497
48.94	3.413
48.96	2.538
48.98	-1.736
49	-9.952
49.02	-7.48
49.04	-4.932
49.06	-2.532
49.08	-1.318
49.1	0.694
49.12	2.951
49.14	4.445
49.16	4.838
49.18	4.55
49.2	1.915
49.22	1.204
49.24	-1.198
49.26	-4.015
49.28	-2.191
49.3	0.992
49.32	3.527
49.34	5.412
49.36	5.169
49.38	3.448
49.4	1.993
49.42	-2.001
49.44	-1.781
49.46	-3.726
49.48	-5.552
49.5	-5.949
49.52	-6.299
49.54	-6.154
49.56	-7.423
49.58	-5.539
49.6	-3.344
49.62	-0.156
49.64	3.552
49.66	7.298
49.68	6.313
49.7	1.521
49.72	0.31
49.74	-0.117
49.76	1.11
49.78	1.264
49.8	1.934
49.82	2.561
49.84	0.237
49.86	1.34
49.88	-0.645
49.9	-0.882
49.92	-3.722
49.94	-5.97
49.96	-5.803
49.98	1.575
50	3.049
50.02	2.42
50.04	3.033
50.06	2.833
50.08	1.542
50.1	3.018
50.12	2.273
50.14	2.87
50.16	2.024
50.18	1.926
50.2	4.058
50.22	1.513
50.24	-0.426
50.26	-2.683
50.28	-1.743
50.3	2.382
50.32	4.347
50.34	3.411
50.36	2.501
50.38	2.802
50.4	2.109
50.42	2.4
50.44	-0.467
50.46	-1.904
50.48	-1.218
50.5	-0.704
50.52	0.12
50.54	0.161
50.56	-2.066
50.58	-0.981
50.6	0.917
50.62	2.568
50.64	3.422
50.66	1.374
50.68	0.695
50.7	0.727
50.72	0.766
50.74	0.533
50.76	-0.427
50.78	-1.864
50.8	-0.864
50.82	-1.582
50.84	-3.62
50.86	-4.247
50.88	-4.541
50.9	-3.591
50.92	-1.745
50.94	-0.319
50.96	3.358
50.98	3.602
51	3.18
51.02	2.044
51.04	0.841
51.06	-1.29
51.08	-2.609
51.1	-3.958
51.12	-3.467
51.14	-3.164
51.16	-2.031
51.18	-2.801
51.2	-4.307
51.22	-4
51.24	3.316
51.26	5.969
51.28	6.445
51.3	3.899
51.32	-1.792
51.34	-6.072
51.36	-7.547
51.38	-6.374
51.4	-9.012
51.42	-7.464
51.44	-4.979
51.46	-3.478
51.48	-1.721
51.5	-3.426
51.52	-3.747
51.54	-2.951
51.56	-1.586
51.58	-1.289
51.6	0.432
51.62	-0.59
51.64	1.49
51.66	6.047
51.68	8.771
51.7	7.723
51.72	6.23
51.74	4.489
51.76	3.882
51.78	2.22
51.8	0.804
51.82	-0.287
51.84	0.007
51.86	0.614
51.88	0.713
51.9	0.297
51.92	0.464
51.94	-3.19
51.96	-4.878
51.98	-4.724
52	-1.969
52.02	0.666
52.04	2.923
52.06	4.469
52.08	4.669
52.1	1.939
52.12	-0.373
52.14	-3.122
52.16	-3.756
52.18	-3.255
52.2	-5.016
52.22	-2.436
52.24	1.058
52.26	6.252
52.28	8.527
52.3	6.656
52.32	5.697
52.34	4.703
52.36	2.93
52.38	2.091
52.4	0.161
52.42	-1.002
52.44	-0.511
52.46	0.368
52.48	1.975];

Time=Acceleration(:,1);
Acceleration=Acceleration(:,2);


plot(Time,Acceleration)
title('NorthRidge Earthquake')
xlabel('Time(Sec)')
ylabel('Acceleration(cm/sec^2)')


